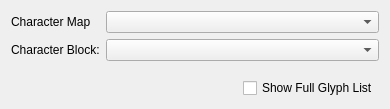
<?xml version="1.0" encoding="UTF-8"?>
<ui version="4.0">
 <class>QUCMapBlockWindow</class>
 <widget class="QWidget" name="QUCMapBlockWindow">
  <property name="geometry">
   <rect>
    <x>0</x>
    <y>0</y>
    <width>390</width>
    <height>109</height>
   </rect>
  </property>
  <property name="windowTitle">
   <string>Form</string>
  </property>
  <layout class="QGridLayout" name="gridLayout">
   <item row="0" column="0" colspan="2">
    <layout class="QFormLayout" name="formLayout">
     <item row="0" column="0">
      <widget class="QLabel" name="label">
       <property name="text">
        <string>Character Map</string>
       </property>
      </widget>
     </item>
     <item row="0" column="1">
      <widget class="QComboBox" name="comboBox"/>
     </item>
     <item row="1" column="0">
      <widget class="QLabel" name="label_2">
       <property name="text">
        <string>Character Block:</string>
       </property>
      </widget>
     </item>
     <item row="1" column="1">
      <widget class="QComboBox" name="comboBox_2"/>
     </item>
    </layout>
   </item>
   <item row="1" column="0">
    <spacer name="horizontalSpacer">
     <property name="orientation">
      <enum>Qt::Horizontal</enum>
     </property>
     <property name="sizeHint" stdset="0">
      <size>
       <width>214</width>
       <height>20</height>
      </size>
     </property>
    </spacer>
   </item>
   <item row="1" column="1">
    <widget class="QCheckBox" name="checkBox">
     <property name="text">
      <string>Show Full Glyph List</string>
     </property>
    </widget>
   </item>
  </layout>
 </widget>
 <resources/>
 <connections/>
</ui>
